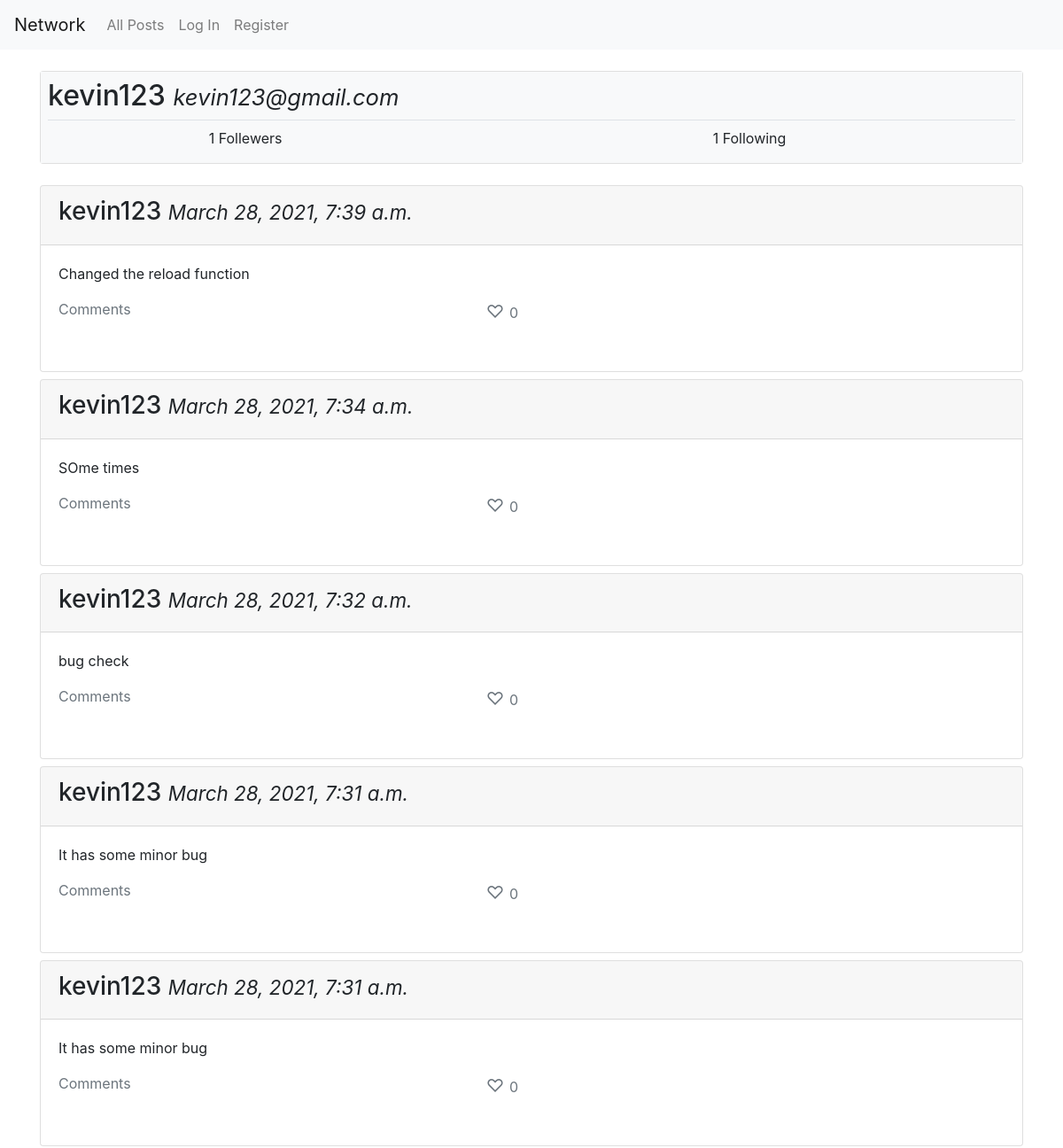
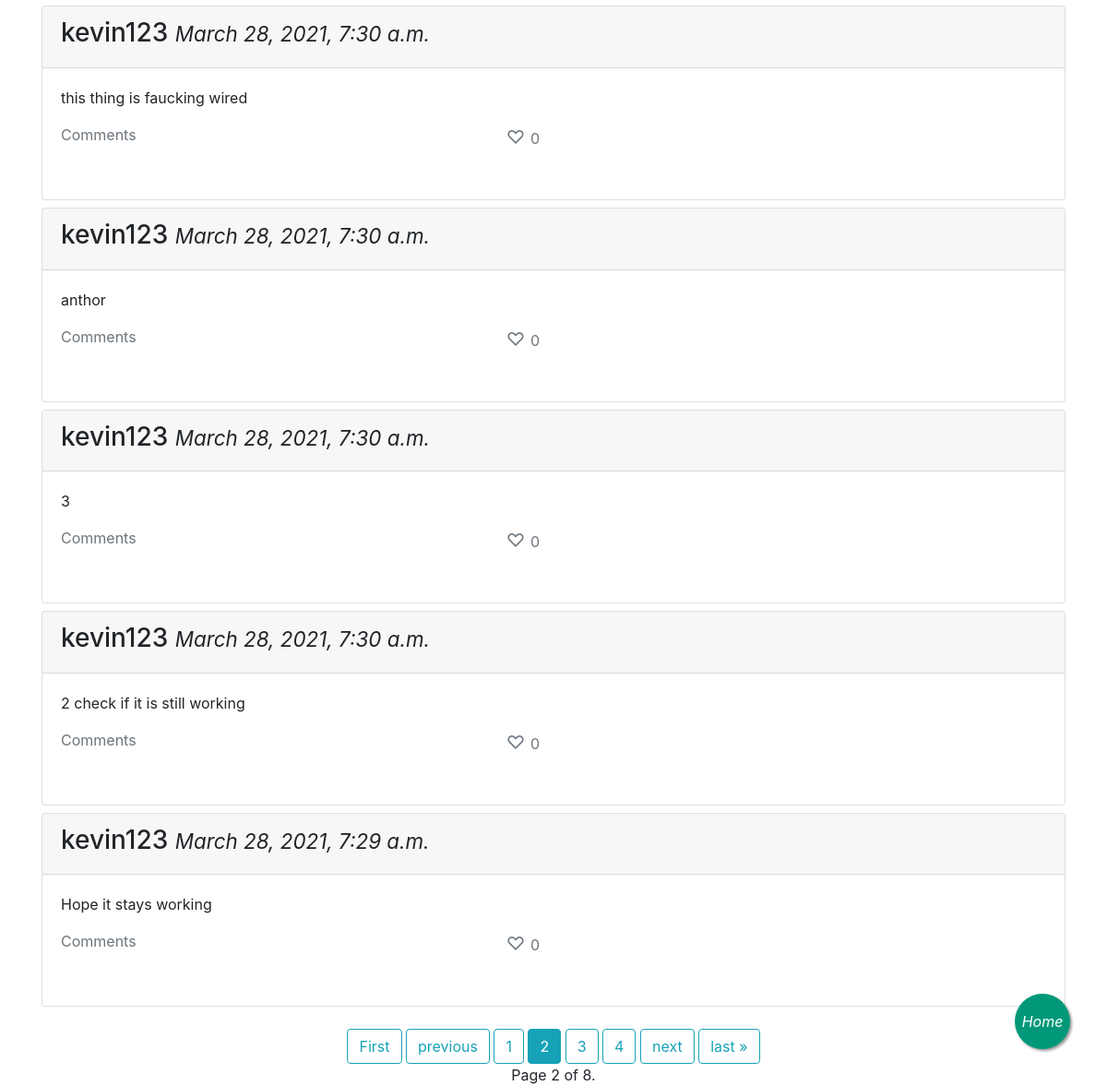
Page /profile/kevin123?page=2 on the committed database (2 pictures, top to bottom).
### network/models.py (models this page shows, shortened)
class Profile(models.Model):
    user = models.OneToOneField(User, on_delete=models.CASCADE)
    usermail = models.CharField(max_length=64)
    follower =  models.ManyToManyField(User, blank=True, related_name="my_followers")
    following =  models.ManyToManyField(User, blank=True, related_name="my_following")

class User(AbstractUser):
    pass

class Posts(models.Model):
    posterUsername = models.ForeignKey(User, on_delete=models.CASCADE, related_name="post_creator")
    postContent = models.CharField(max_length=64)
    dateTime =  models.DateTimeField(auto_now_add=True)
    likers = models.ManyToManyField(User, related_name="post_likers")
    like = models.IntegerField()

### network/views.py (the view)
# urls.py: path("profile/<str:profilename>", views.profile, name="profile"),
def profile(request, profilename):
    user = User.objects.get(username = profilename)
    profile = Profile.objects.get(user = user)
    followers = profile.follower.count()
    following = profile.following.count()
    try:
        profile.follower.get(username=request.user)
        button = "unFollow"
    except:
        button = "Follow"
    posts = Posts.objects.filter(posterUsername = user)
    posts = posts.order_by("-dateTime").all()
    paginator = Paginator(posts, 10)
    page_number = request.GET.get('page')
    page_obj = paginator.get_page(page_number)
    return render(request, "network/index.html",{
        "profile" : profile,
        "followers": followers,
        "following": following,
        "posts": page_obj,
        "displaybutton":button
    })

### network/templates/network/index.html (shortened to what this page needs)
{% extends "network/layout.html" %}
{% block body %}
    <div class="container">
        {% if profile %}
        <div class="content-section card mt-4" id="profile" >
            <div class="media bg-light">
                <div class="media-body">
                    <div class="media-heading border-bottom m-2 row justify-content-between">
                        <h2>
                            <span id="posterUsername">{{profile.user}}</span>
                            <small><i>{{profile.usermail}}</i></small>
                        </h2>
                    </div>
                    <p class="row justify-content-around">
                        <span class="col-2"> <span id="followNo">{{ followers }} </span> Follewers </span>
                        <span class="col-2">{{ following }} Following</span>
                    </p>
                </div>
            </div>
        </div>
        {%endif%}
        <div id="display_posts" class="mt-4">
            {% for post in posts %}
            <div class="card mt-2" id="post{{post.id}}">
                <div id="postbody">
                    <div class="card-header">
                        <h3 class="media-heading">
                            <span id="posterUsername" data-idno="{{post.posterUsername}}" >{{post.posterUsername}}</span>
                            <small><i>{{post.dateTime}}</i></small>
                        </h3>
                    </div>
                    <div class="card-body mb-3">
                        <p id="postcontent">{{post.postContent}}</p>
                        <div class="row justify-content-between">
                            <div class="col-6 text-muted ml-0 row justify-content-between">
                                <p class="comments" onclick="showcomments('{{post.id}}')">Comments</p>
                                {% if user in post.likers.all %}
                                <p id="likediv">
                                    <span id="heartIcon" onclick="likepost('{{post.id}}')" class="red rounded-circle likedicon">&#x2665; </span>
                                    <span id="likeno" class="red likedicon">{{post.like}}</span>
                                </p>
                                {%else%}
                                <p id="likediv">
                                    <span id="heartIcon" class="unlikedicon" onclick="likepost('{{post.id}}')">&#x2661; </span>
                                    <span id="likeno" class="unlikedicon" >{{post.like}}</span>
                                </p>
                                {%endif%}
                            </div>
                        </div>
                    </div>
                </div>
            </div>
            {%endfor%}
        </div>
        {% if posts %}
        <div class="d-flex justify-content-center">
            <div>
            <div class="pagination ">
                <span class="step-links">
                    {% if posts.has_previous %}
                        <a class="btn btn-outline-info mt-4" href="{{ request.path }}?page=1">First</a>
                        <a class="btn btn-outline-info mt-4" href="{{ request.path }}?page={{ posts.previous_page_number }}">previous</a>
                    {% endif %}
                    <span class="current">
                        {% for num in posts.paginator.page_range %}
                            {% if posts.number == num %}
                                <a class="btn btn-info mt-4" href="{{ request.path }}?page={{ num }}">{{ num }}</a>
                            {% elif num > posts.number|add:'-3' and num < posts.number|add:'3' %}
                                <a class="btn btn-outline-info mt-4" href="{{ request.path }}?page={{ num }}">{{ num }}</a>
                            {% endif %}
                        {% endfor %}
                    </span>
                    {% if posts.has_next %}
                        <a class="btn btn-outline-info mt-4" href="{{ request.path }}?page={{ posts.next_page_number }}">next</a>
                        <a class="btn btn-outline-info mt-4" href="{{ request.path }}?page={{ posts.paginator.num_pages }}">last &raquo;</a>
                    {% endif %}
                </span>
            </div>
            <div id="pageNo" class="d-flex justify-content-center">
                <span class="current">
                    Page {{ posts.number }} of {{ posts.paginator.num_pages }}.
                </span>
            </div>
        </div>
       {%else%}
       <div><h3>No Posts Available</h3></div>
       {%endif%}
        </div>
    </div>
    <div class="floatingButton">
        <a href="{% url 'index' %}">
            {% if user.is_authenticated %}
            <i>Add</i>
            {%else%}
            <i>Home</i>
            {%endif%}
        </a>
    </div>
{% endblock %}

### network/static/network/styles.css (style rules this page uses)
#heartIcon { font-size: 20px; }
.floatingButton { position:fixed; background-color:#009879; color:#FFF; border-radius:50%; justify-content: center; align-items: center; box-shadow: 2px 2px 3px #999; }
.floatingButton>a { display: flex; align-items: center; justify-content: center; color: #FFF; height: 100%; }
@media (min-width: 600px) { .floatingButton { width:60px; height:60px; bottom:40px; right:40px; } }

### rows in the picture
Profile: user "kevin123", usermail "kevin123@gmail.com"
Posts: posterUsername "kevin123", dateTime "March 28, 2021, 7:39 a.m.", postContent "Changed the reload function", like "0"
Posts: posterUsername "kevin123", dateTime "March 28, 2021, 7:34 a.m.", postContent "SOme times", like "0"
Posts: posterUsername "kevin123", dateTime "March 28, 2021, 7:32 a.m.", postContent "bug check", like "0"
Posts: posterUsername "kevin123", dateTime "March 28, 2021, 7:31 a.m.", postContent "It has some minor bug", like "0"
Posts: posterUsername "kevin123", dateTime "March 28, 2021, 7:31 a.m.", postContent "It has some minor bug", like "0"
Posts: posterUsername "kevin123", dateTime "March 28, 2021, 7:30 a.m.", postContent "this thing is faucking wired", like "0"
Posts: posterUsername "kevin123", dateTime "March 28, 2021, 7:30 a.m.", postContent "anthor", like "0"
Posts: posterUsername "kevin123", dateTime "March 28, 2021, 7:30 a.m.", postContent "3", like "0"
Posts: posterUsername "kevin123", dateTime "March 28, 2021, 7:30 a.m.", postContent "2 check if it is still working", like "0"
Posts: posterUsername "kevin123", dateTime "March 28, 2021, 7:29 a.m.", postContent "Hope it stays working", like "0"

### other values in the picture
{{ followers }} "1"
{{ following }} "1"
{{ num }} "1" "3" "4"
{{ num }} "2"
{{ posts.number }} "2"
{{ posts.paginator.num_pages }} "8"
